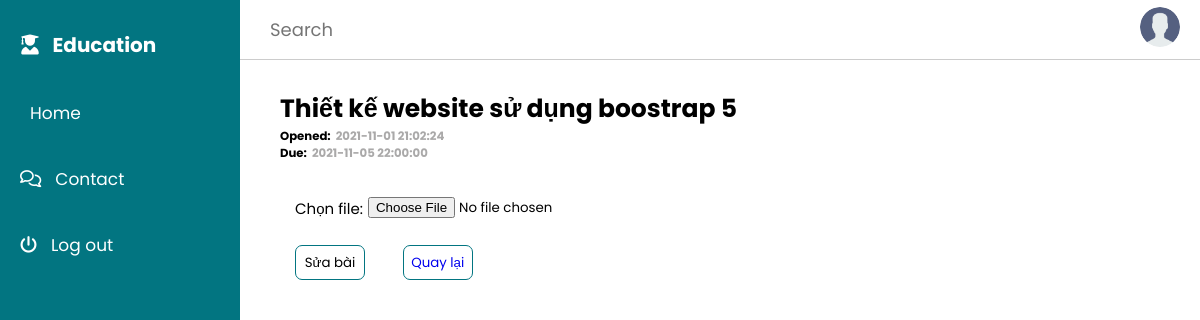
The page /student/update-mark.php?id_homework=2&id_subject=CSE_485&id_student=2 (signed in) on the database its author committed.
### tables this page shows
CREATE TABLE `tb_homework` (
  `id_homework` int(11) NOT NULL,
  `id_subject` char(10) DEFAULT NULL,
  `name_homework` varchar(100) DEFAULT NULL,
  `excercise` char(100) DEFAULT NULL,
  `start_date` datetime DEFAULT current_timestamp(),
  `end_date` datetime DEFAULT NULL,
  `home_level` tinyint(4) NOT NULL DEFAULT 0
);

### student/update-mark.php (the view, shortened to what this page needs)
<?php
include('dashboard.php');
?>
<?php
if (isset($_GET['id_homework']) && isset($_GET['id_subject']) && isset($_GET['id_student'])) {
    $id_homework = $_GET['id_homework'];
    $id_subject = $_GET['id_subject'];
    $sql = "SELECT * from tb_homework WHERE id_homework = '$id_homework'
    and id_subject = '$id_subject'";
    $res = mysqli_query($conn, $sql);
    if ($res == TRUE) {
        $count = mysqli_num_rows($res);
        if ($count > 0) {
            $row = mysqli_fetch_assoc($res);
            $name_homework = $row['name_homework'];
            $start_date = $row['start_date'];
            $end_date = $row['end_date'];
        }
    }
    $id_student = $_GET['id_student'];
}
?>
<div class="add-mark">
    <h1><?php echo $name_homework ?></h1>
    <div class="box">
        <div class="date-mark">
            <h3>Opened:</h3>
            <h3 class="date"><?php echo $start_date; ?></h3>
        </div>
        <div class="date-mark">
            <h3>Due:</h3>
            <h3 class="date"><?php echo $end_date; ?></h3>
        </div>
    </div>
    <form action="" method="POST" enctype="multipart/form-data">
        <div class="upload">
            <p>Chọn file:</p>
            <input type="file" name="file" id="fileToUpload">
        </div>
        <div class="btn-add">
            <button type="submit" name="submit">Sửa bài</button>
            <button><a href="<?php echo SITEURL;?>/mark.php?id_homework=<?php echo $id_homework;?>&id_subject=<?php echo $id_subject;?>&id_student=<?php echo $id_student;?>">Quay lại</a></button>
        </div>
    </form>
</div>
<?php
include('footer.php');
?>

### student/css/student.css (style rules this page uses)
:root { --blue: #468acf; --drak-blue: #1c78d4; --rose: #ff4e68; --rose-hover: #f33f5a; --black: #444; --border: 0.1rem solid rgba(0,0,0,0.1); --border-hover: 0.1rem solid var(--black); --box-shadow:0 0.5rem 1rem rgba(0,0,0,0.1); --main-color: #027581; --main-color-hover: #1a7f8a; --color-dark: #1D2231; --text-gray: #8390A2; --border: 0.1rem solid rgba(0,0,0,0.1); --border-hover: 0.1rem solid var(--black); --box-shadow:0 0.5rem 1rem rgba(0,0,0,0.1); }
* { font-family: 'Poppins', sans-serif; margin: 0; padding: 0; box-sizing: border-box; outline: none; border:none; text-decoration: none; transition: all .3s linear; transition: width none; list-style: none; }
html { font-size: 62.5%; }
.date-mark .date { margin-left: 0.5rem; color: rgb(170, 169, 169); }
.add-mark { position: fixed; margin-top: 60px; z-index: 100; width: calc(100% - 24rem); background: #fff; padding: 0rem 2rem; align-items: center; justify-content: space-between; transition: left 500ms; }
.add-mark h1 { font-size: 2.5rem; padding: 3rem 2rem 0 2rem; }
.add-mark .date-mark { display: flex; margin-left: 2rem; }
.upload { display: flex; margin: 35px 0 0 35px; }
.upload p { font-size: 15px; padding-right: 5px; }
.btn-add button { width: 7rem; height: 3.5rem; margin: 25px 0 0 35px; border-radius: 7px; background-color: white; border: 1px solid var(--main-color); }

### rows shown on the page
tb_homework: name_homework "Thiết kế website sử dụng boostrap 5", start_date "2021-11-01 21:02:24", end_date "2021-11-05 22:00:00"
